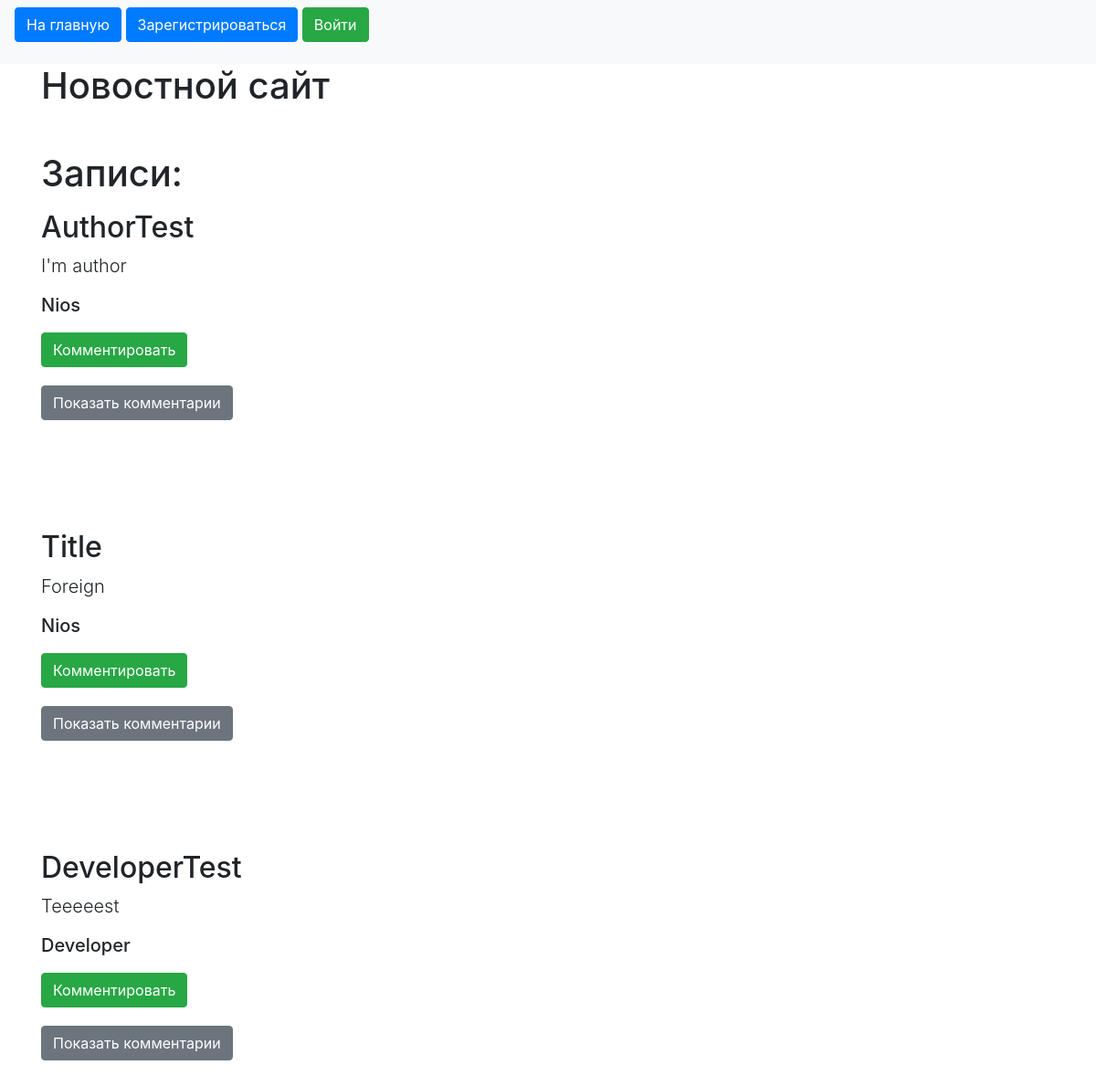
Before: / with the older database file.
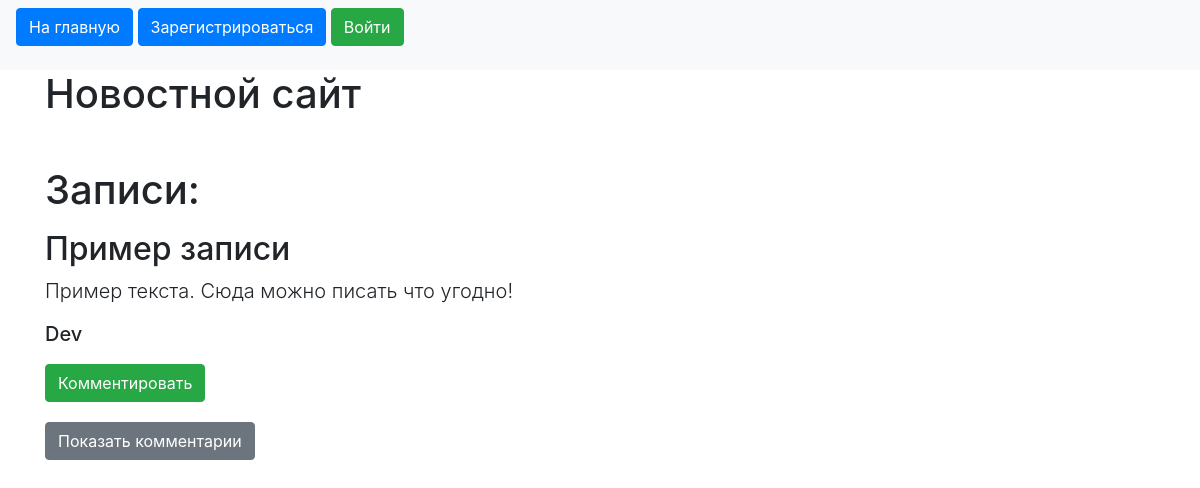
After: the same page with the newer database file.
### data/post.py (models this page shows)
class Post(SqlAlchemyBase):
    __tablename__ = 'posts'
    id = sqlalchemy.Column(sqlalchemy.Integer, primary_key=True, autoincrement=True, unique=True)
    title = sqlalchemy.Column(sqlalchemy.String)
    content = sqlalchemy.Column(sqlalchemy.String)
    commentable = sqlalchemy.Column(sqlalchemy.Boolean, default=True)
    author = sqlalchemy.Column(sqlalchemy.Integer, sqlalchemy.ForeignKey('users.id'))
    user = relation('User', back_populates='post')

### data/users.py (models this page shows, shortened)
class User(SqlAlchemyBase, UserMixin):
    __tablename__ = 'users'
    id = sqlalchemy.Column(sqlalchemy.Integer,
                           primary_key=True, autoincrement=True, unique=True)
    name = sqlalchemy.Column(sqlalchemy.String)
    email = sqlalchemy.Column(sqlalchemy.String,
                              index=True, unique=True)
    hashed_password = sqlalchemy.Column(sqlalchemy.String)
    post = relation('Post', back_populates='user')
    access_level = sqlalchemy.Column(sqlalchemy.Integer)

### main.py (the view)
@app.route('/index')
@app.route('/')
def index():
    db_sess = db_session.create_session()
    dbdata = db_sess.query(Post).all()
    datalist = []
    commentlist = []
    for j in dbdata:
        id = j.id
        dataobj = {"id": id, "title": j.title, "content": j.content, "commentable": j.commentable,
                   "author": db_sess.query(User).filter(User.id == j.author).first().name}
        dbcomdata = db_sess.query(Comments).filter(Comments.parent == id).all()
        for i in dbcomdata:
            commentlist.append({"author": db_sess.query(User).filter(User.id == i.author).first().name,
                                "content": i.content, "id": i.id})
        dataobj['comments'] = commentlist
        datalist.append(dataobj)
        commentlist = []
    return render_template('index.html', datalist=datalist)

### data/db_session.py (called while the page is built)
def create_session() -> Session:
    global __factory
    return __factory()

### templates/index.html (shortened to what this page needs)
{% extends "base.html" %}
{% block content %}
<h1>Новостной сайт</h1>
    <div class="d-flex" style="height: 40px;">
    </div>
<h1>Записи:</h1>
<p>
    {% for dataobject in datalist %}
        <h2>{{ dataobject.title }}</h2>
        <p class="lead">
            {{dataobject.content}}
        </p>
        <h5>{{dataobject.author}}</h5>
        <div class="d-flex" style="height: 10px;">
        </div>
        <a class="btn btn-success " href="/add_comment/{{dataobject.id}}">Комментировать</a>
        <div class="d-flex" style="height: 20px;">
        </div>
        <button type="button" class="btn btn-secondary">Показать комментарии</button>
        <div class="d-flex" style="height: 20px;">
        </div>
        <div class="d-flex" style="height: 100px;">
        </div>
    {% endfor %}
{% endblock %}

### templates/base.html (shortened to what this page needs)
<!doctype html>
<html lang="en">
<head>
    <link rel="stylesheet"
          href="https://stackpath.bootstrapcdn.com/bootstrap/4.4.1/css/bootstrap.min.css"
>
</head>
<body>
<header>
    <nav class="navbar navbar-light bg-light">
        {% if current_user.is_authenticated %}
    <p/>
        <a class="btn btn-primary " href="/">На главную</a>
        <a class="navbar-brand" href="/logout">{{ current_user.name }}</a>
        {% if current_user.access_level > 1 %}
        <a class="btn btn-danger" href="/level_management">Администрирование</a>
        {% endif %}
        </p>
        {% else %}
    <p/>
        <a class="btn btn-primary " href="/">На главную</a>
        <a class="btn btn-primary " href="/register">Зарегистрироваться</a>
        <a class="btn btn-success" href="/login">Войти</a>
{% endif %}
    </nav>
</header>
<main role="main" class="container">
    {% block content %}
    {% endblock %}
</main>
</body>
</html>

Changed rows visible on the page:
removed Post: title "Title", content "Foreign"
removed Post: title "DeveloperTest", content "Teeeeest"
no longer on this page (row edited): User: author "Developer"
Other visible differences:
new list line: "Пример записи Пример текста. Сюда можно писать что угодно!"
new list line: "Dev"
new list line: "Комментировать Показать комментарии"
list line gone: "AuthorTest I'm author"
list line gone: "Nios"
list line gone: "Комментировать Показать комментарии"
